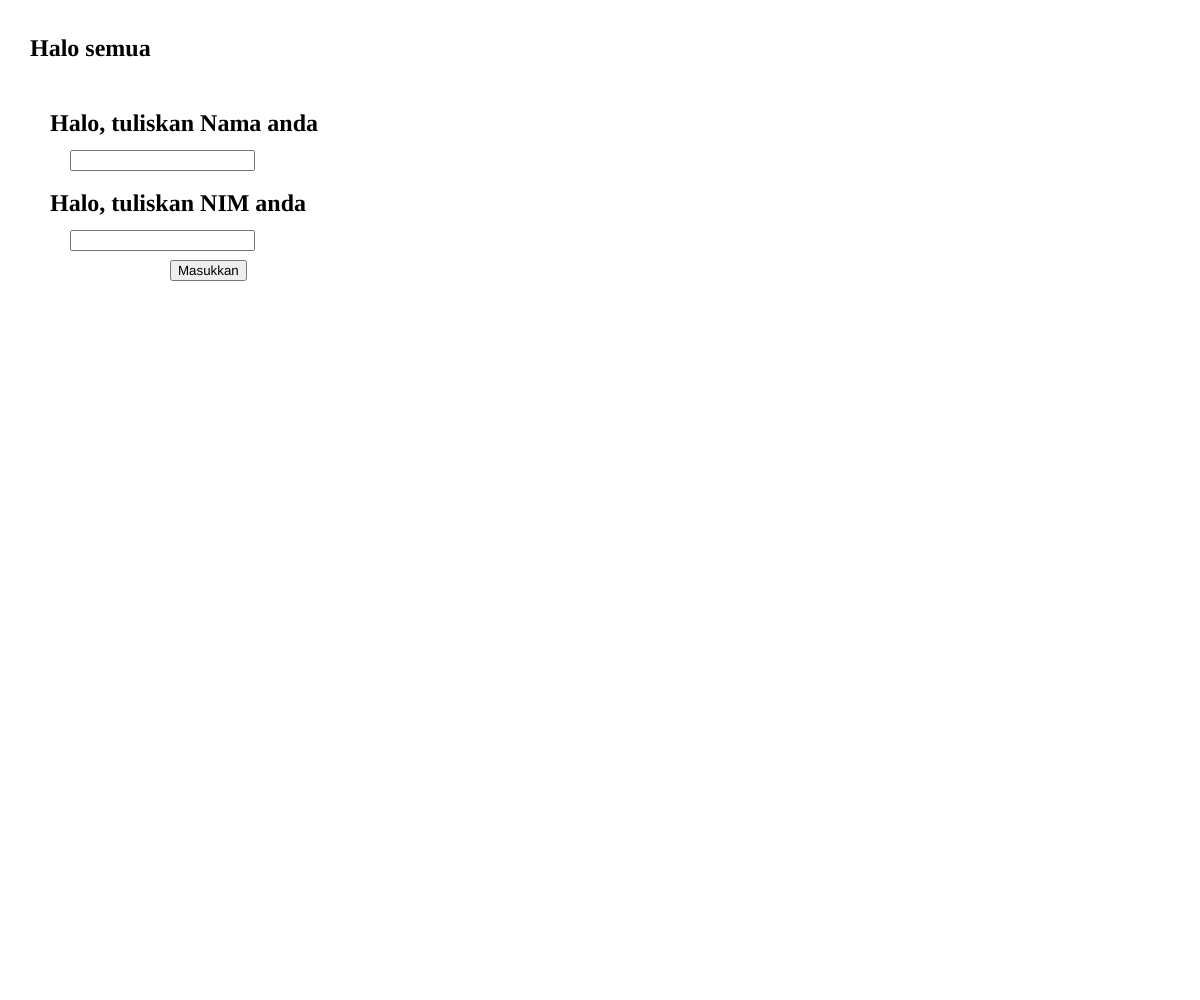
Frame 1 (no input)
Frame 60 (no input): identical to frame 1, image omitted
Frame 120 (the mouse pressed at the canvas centre since frame 60): identical to frame 1, image omitted

The p5.js sketch that drew this single still picture (run headless with seeded random() and noise() and a simulated clock; from frame 60 on, the mouse is pressed at the canvas centre):

// p5.js sketch
// ── sketch.js
let judul;
let nama;
let tombol;
let nim;
let hello;
function setup() {
  createCanvas(windowWidth, windowHeight);
 judul = createElement('h2', 'Halo semua')
 judul.position(30, 15)
 createCanvas(windowWidth, windowHeight);
 judul = createElement('h2', 'Halo, tuliskan Nama anda')
 judul.position(50, 90)
 nama = createInput()
 nama.position(70, 150)
 judul = createElement('h2', 'Halo, tuliskan NIM anda')
 judul.position(50, 170)
 nim = createInput()
 nim.position(70, 230)
 tombol = createButton('Masukkan')
 tombol.position(170,260)
 tombol.mousePressed(sayHello);
 createCanvas(windowWidth, windowHeight);
 
}
function draw() {

}
function sayHello() {
 hello1 = createElement('h2', 'Selamat datang ' + nama.value())
 hello2 = createElement('h2',  'NIM ' +  nim.value())
 hello1.position(60, 280)
 hello2.position(60, 310)
}
